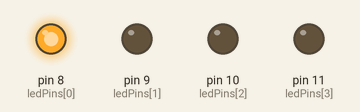
Bench run of a sketch on a simulated Arduino Uno, built with avr-gcc and run on an emulated ATmega328P. Parts: output pins drawn as LEDs (lit = HIGH).

Above: at 0.5 s.
At 2.5 s:
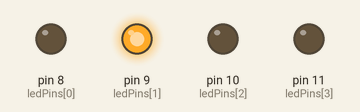
At 4.5 s:
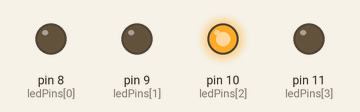
At 6.5 s:
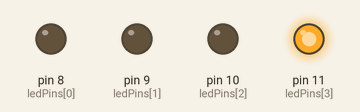
At 9.5 s:
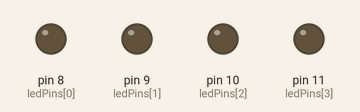
Timing chart, 0 to 10.4 s (numbered marks = the images above):
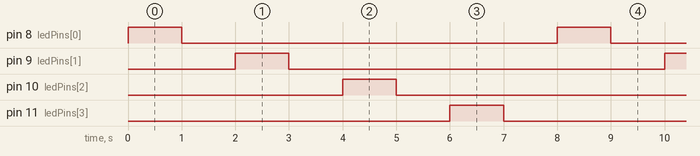

Measured:
- by itself, pin 8 (ledPins[0]), pin 9 (ledPins[1]), pin 10 (ledPins[2]), pin 11 (ledPins[3]): alternates HIGH for 1.0 s and LOW for 7.0 s
- by itself, everything shown: repeats every 8.0 s, in 8 steps

The sketch:

009_leds.ino
```cpp
// Define LED pins
const int ledPins[] = {8, 9, 10, 11};
const int numLeds = 4;

void setup() {
  // Set all LED pins as output

  for (int i = 0; i < numLeds; i++) {
    pinMode(ledPins[i], OUTPUT);
  }
}

void loop() {
  for (int i = 0; i < numLeds; i++) {
    digitalWrite(ledPins[i], HIGH);   // Turn on LED
    delay(1000);                       // Wait for 500ms
    digitalWrite(ledPins[i], LOW);    // Turn off LED
    delay(1000);                       // Small delay before next LED
  }
}
```
